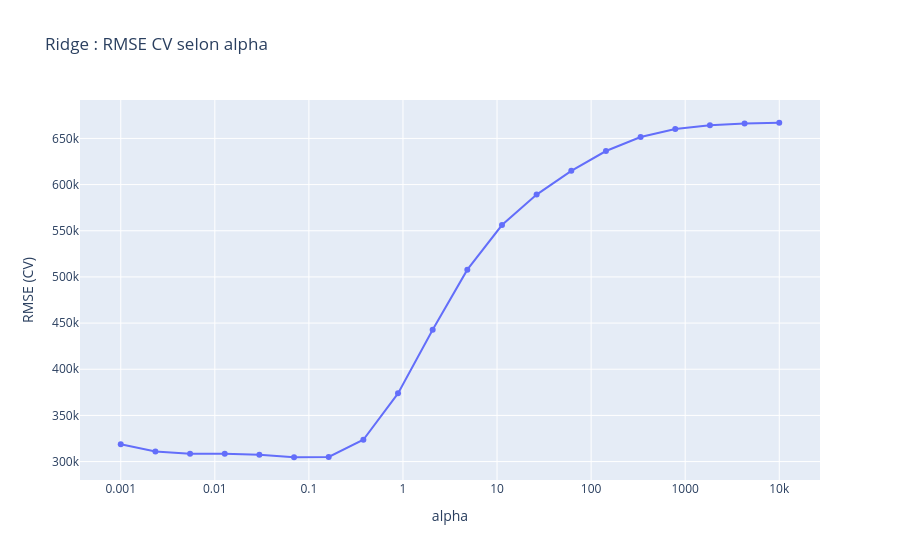

Notebook cell for this chart:
### Code cell
res = pd.DataFrame(gs_ridge.cv_results_)
res["rmse_cv"] = -res["mean_test_score"]

fig = px.line(
    res,
    x="param_reg__alpha",
    y="rmse_cv",
    markers=True,
    title="Ridge : RMSE CV selon alpha",
    labels={"param_reg__alpha":"alpha", "rmse_cv":"RMSE (CV)"}
)
fig.update_xaxes(type="log")
fig.show()

### Figure 1 — Plotly figure (JSON) as saved in the notebook; plotly's stock layout.template omitted (floating-point values rounded to 4 significant figures)
{"data": [{"hovertemplate": "alpha=%{x}<br>RMSE (CV)=%{y}<extra></extra>", "legendgroup": "", "line": {"color": "#636efa", "dash": "solid"}, "marker": {"symbol": "circle"}, "mode": "lines+markers", "name": "", "orientation": "v", "showlegend": false, "type": "scatter", "x": [0.001, 0.002336, 0.005456, 0.01274, 0.02976, 0.06952, 0.1624, 0.3793, 0.8859, 2.069, 4.833, 11.29, 26.37, 61.58, 143.8, 336.0, 784.8, 1833.0, 4281.0, 10000], "xaxis": "x", "y": [318800.0, 310900.0, 308400.0, 308500.0, 307400.0, 304700.0, 305100.0, 323600.0, 373900.0, 442900.0, 507900.0, 556200.0, 589200.0, 614900.0, 636400.0, 651500.0, 660100.0, 664300.0, 666200.0, 667000.0], "yaxis": "y"}], "layout": {"legend": {"tracegroupgap": 0}, "title": {"text": "Ridge : RMSE CV selon alpha"}, "xaxis": {"anchor": "y", "domain": [0, 1], "title": {"text": "alpha"}, "type": "log"}, "yaxis": {"anchor": "x", "domain": [0, 1], "title": {"text": "RMSE (CV)"}}}}
